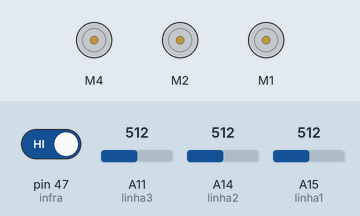
Simulated run of this sketch. Board: Arduino Mega 2560, built with avr-gcc and run on an emulated ATmega2560. Parts: 3 × DC motor (green arrow = forward, orange = backward, longer = faster). Inputs (shaded band) come from the test bench; at power-on: pin 47 (infra) HIGH, A11 (linha3) = 512, A14 (linha2) = 512, A15 (linha1) = 512.

Above: at 1.2 s.
1.3 s: pin 47 (infra) driven LOW
At 2.5 s:
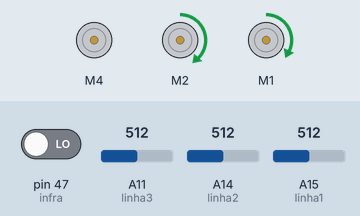
2.8 s: A11 (linha3) set to 585
4.3 s: A11 (linha3) set to 610
At 5.1 s:
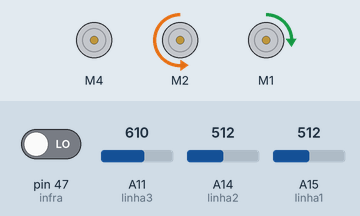
5.8 s: A14 (linha2) set to 584
7.3 s: A14 (linha2) set to 612
At 8.5 s:
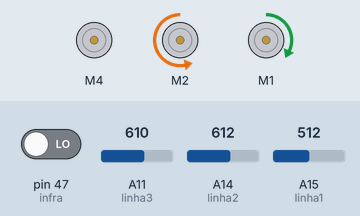
8.8 s: A15 (linha1) set to 592
10.3 s: A15 (linha1) set to 611
At 10.8 s:
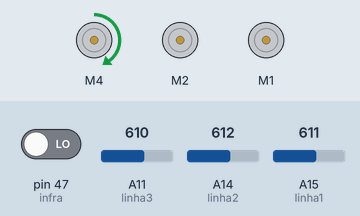
Timing chart, 0 to 14.3 s (numbered marks = the images above; inputs shaded):
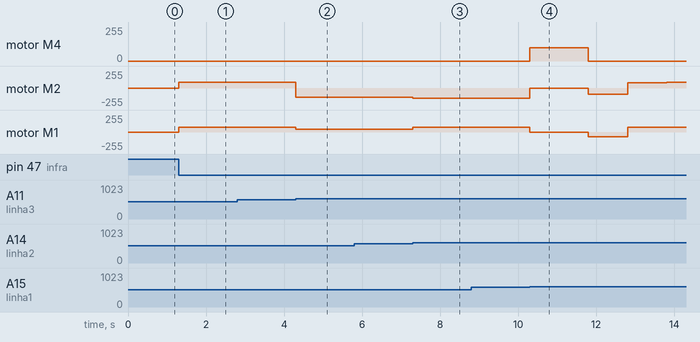

The sketch:

AGVARDUINO_Refinado.ino
```cpp
#include <AFMotor.h> // MOTOR
#include <Ultrasonic.h>

void andarFrente();
void andarTras();
void speedMotor(int,int);
void velocidadeMotor(int,int,int,int);

Ultrasonic ultrassom(29, 37); // ULTRASONICO FRONTAL trig e echo
Ultrasonic ultrare(43, 41); // TRIG E ECHO

long distance, distance1; // Variavel da medida da distancia

#define linha1 A15 // direita
#define linha2 A14
#define linha3 A11 // esquerda

int sensorDireita, sensorCentro, sensorEsquerda;
/* sensorDireita --> DIREITA FRENTE E ESQUERDA ATRÁS
   sensorCentro --> CENTRO
   sensorEsquerda --> ESQUERDA FRENTE E DIREITA ATRÁS */

AF_DCMotor motorE(1, MOTOR12_64KHZ); ///  motorE 1  M1 e sensor 3 pegar m2 acelera
AF_DCMotor motorD(2, MOTOR12_64KHZ); ///  motorD 2 M2
AF_DCMotor crema(4, MOTOR12_64KHZ);

#define infra 47// porta do infravermelho

int val; // status do pino normalmente igual a ZERO


void setup() {
  pinMode(infra, INPUT); // pino do PIR
  Serial.begin(9600);
  crema.setSpeed(100);
}

void speedMotor(int speedMotorD,int speedMotorE){
  motorE.setSpeed(speedMotorE);
  motorD.setSpeed(speedMotorD);
}

void velocidadeMotor(int speedMD,int speedME, int runMD,int runME){
  motorD.run(runMD);
  motorE.run(runME);
  speedMotor(speedMD,speedME);
}


void loop() {
  if (digitalRead(infra) == 0) { // LEITURA DO INPUT DO infra
    velocidadeMotor(90,70,FORWARD,FORWARD);
    delay(1000);
    andarFrente();
    andarTras();
  }
}

void andarFrente(){
  int frente = 1;
  while (frente) {

    sensorDireita = analogRead(linha1);
    sensorCentro = analogRead(linha2);
    sensorEsquerda = analogRead(linha3);

    if  (sensorCentro > 600 && sensorDireita < 600 && sensorEsquerda < 600) {
      velocidadeMotor(90,70,FORWARD,FORWARD);
      continue;
    }
    if (sensorCentro > 600 && sensorEsquerda < 600 && sensorDireita > 600) {
      velocidadeMotor(70,130,FORWARD,BACKWARD);
      continue;
    }
    if (sensorCentro > 600 && sensorEsquerda > 600 && sensorDireita < 600) {
      velocidadeMotor(150,70,BACKWARD,FORWARD);
      continue;
    }
    if (sensorEsquerda < 600 && sensorDireita > 600) { // SAIU PELA ESQUERDA
      velocidadeMotor(60,120,FORWARD,BACKWARD);
      continue;
    }
    if (sensorDireita < 600 && sensorEsquerda > 600) {
      velocidadeMotor(140,40,BACKWARD,FORWARD);
      continue;
    }
    if ( sensorDireita > 600 && sensorCentro > 600 && sensorEsquerda > 600 ) { // todos os sensores detectaram a linha
      velocidadeMotor(0,0,RELEASE,RELEASE);

      crema.run(FORWARD);

      delay(1500);
      velocidadeMotor(0,0,RELEASE,RELEASE);
      velocidadeMotor(90,70,BACKWARD,BACKWARD);

      crema.run(RELEASE);
      delay(1000);

      frente = !frente;
    }
  }
}

void andarTras(){
  int tras = 1;
  while (tras) { // indo para trás
    sensorDireita = analogRead(linha1);
    sensorCentro = analogRead(linha2);
    sensorEsquerda = analogRead(linha3);

    if  (sensorCentro > 600 && sensorDireita < 600 && sensorEsquerda < 600) {
      velocidadeMotor(90,70,BACKWARD,BACKWARD);
      continue;
    }

    if (sensorCentro > 600 && sensorEsquerda < 600 && sensorDireita > 600) {
      velocidadeMotor(150,70,BACKWARD,FORWARD);
      continue;
    }

    if (sensorCentro > 600 && sensorEsquerda > 600 && sensorDireita < 600) {
      velocidadeMotor(90,130,FORWARD,BACKWARD);
      continue;
    }

    if (sensorEsquerda < 600 && sensorDireita > 600) {
      velocidadeMotor(150,40,BACKWARD,FORWARD);
      continue;
    }
    if (sensorDireita < 600 && sensorEsquerda > 600) {
      velocidadeMotor(60,130,FORWARD,BACKWARD);
      continue;
    }

    // chegou no inicio novamente
    if (sensorDireita > 600 && sensorCentro > 600 && sensorEsquerda > 600 ){
      velocidadeMotor(80,70,FORWARD,FORWARD);
      delay(1000);
      velocidadeMotor(0,0,RELEASE,RELEASE);

      tras = !tras;
    }
  }
}
```

Measured:
- the behaviour switches between 600 and 601 on A11 (linha3) (found by bisection; images 1 and 2)
- the behaviour switches between 600 and 601 on A15 (linha1) (found by bisection; images 3 and 4)
- after the input at 1.3 s, motor M2: stopped → forward 90/255 at once; motor M1: stopped → forward 70/255 at once
- after the input at 2.8 s, every drawn part: stays the same
- after the input at 4.3 s, motor M2: forward 90/255 → backward 140/255 at once; motor M1: forward 70/255 → forward 40/255 at once
- after the input at 5.8 s, every drawn part: stays the same
- after the input at 7.3 s, motor M2: backward 140/255 → backward 150/255 at once; motor M1: forward 40/255 → forward 70/255 at once
- after the input at 8.8 s, every drawn part: stays the same
- after the input at 10.3 s, motor M4: stopped → forward 100/255 at once, → stopped 1.5 s later; motor M2: backward 150/255 → stopped at once, → backward 90/255 1.5 s later, → forward 80/255 1.0 s later, → forward 90/255 1.0 s later; motor M1: forward 70/255 → stopped at once, → backward 70/255 1.5 s later, → forward 70/255 1.0 s later
